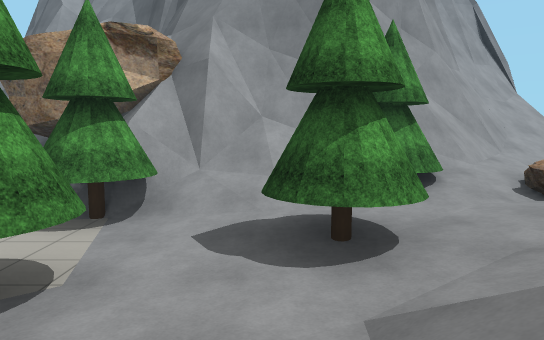
view 1 (above)

24 first-person views from a walk through a robot-simulator world made for Gazebo. The camera is 1.2 m above the floor, tilts 6° down and sees 70° across. Floor lines are 1 m apart. The floor is counted in squares, 2 m on a side. Each view is taken from the middle of a square. On the plan, view 1 faces up. The plan holds only what a view shows up to about 10 squares ahead; the rest is blank. The place goes on beyond the plan. Simple shapes stand in for some stock models. Some surface patterns are stand-ins.

view 2
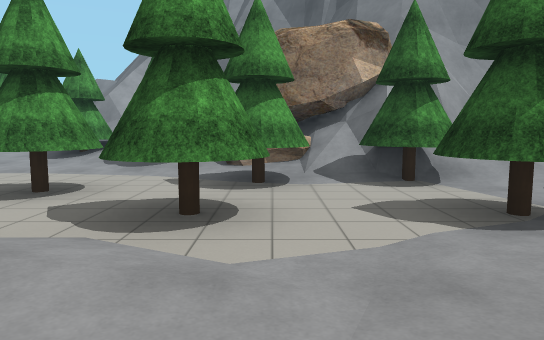

view 3
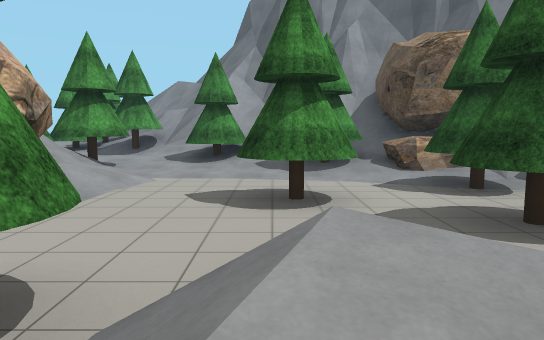

view 4
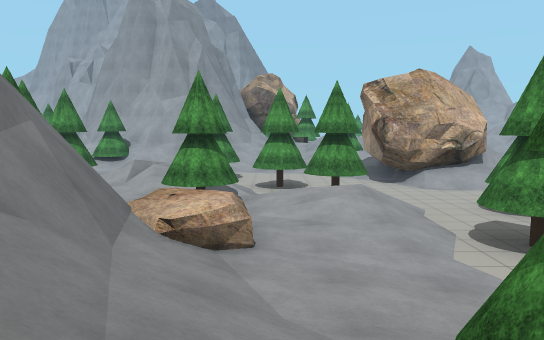

view 5
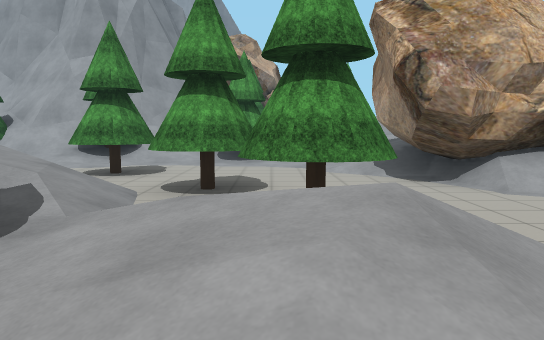

view 6
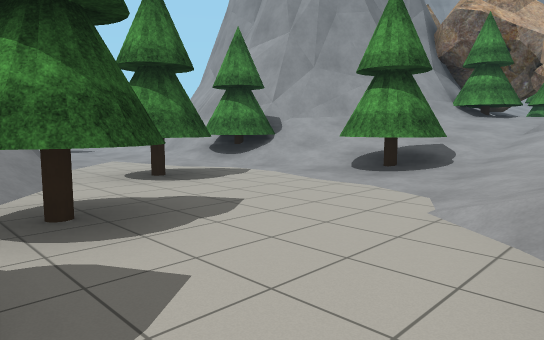

view 7
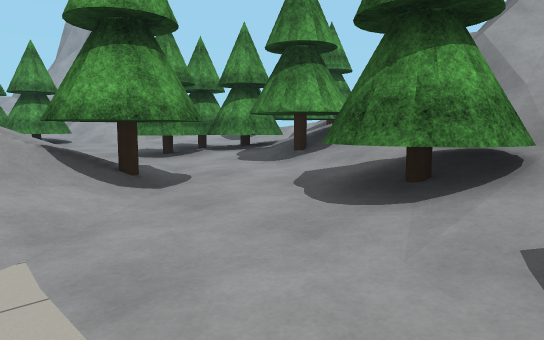

view 8
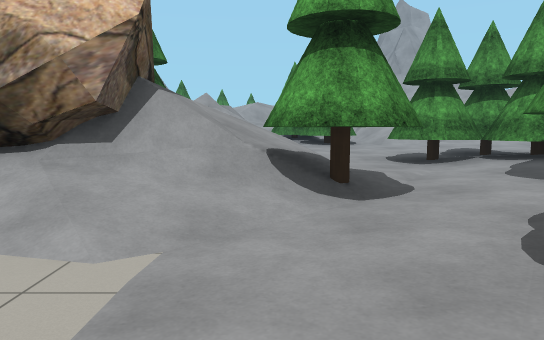

view 9
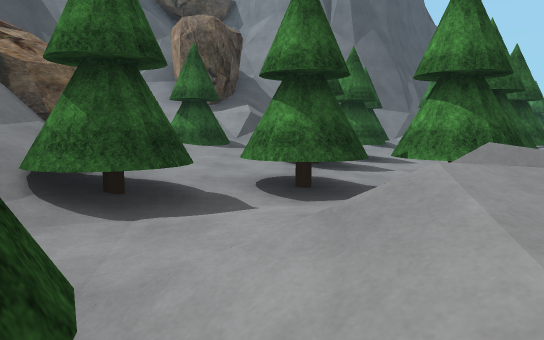

view 10
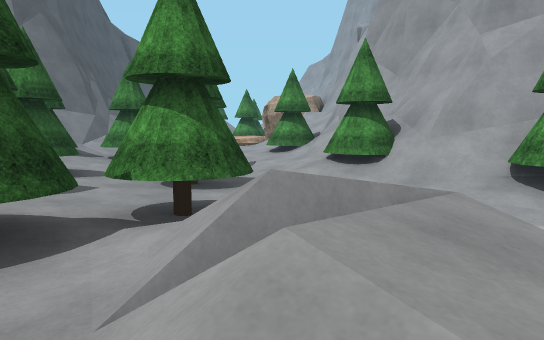

view 11
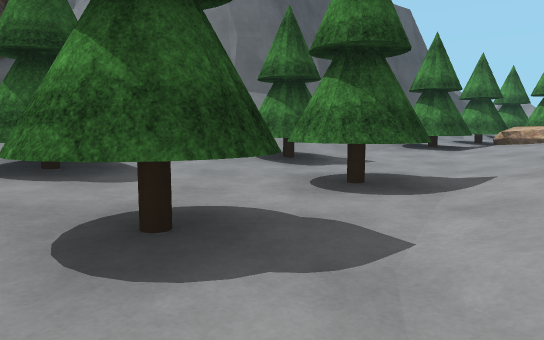

view 12
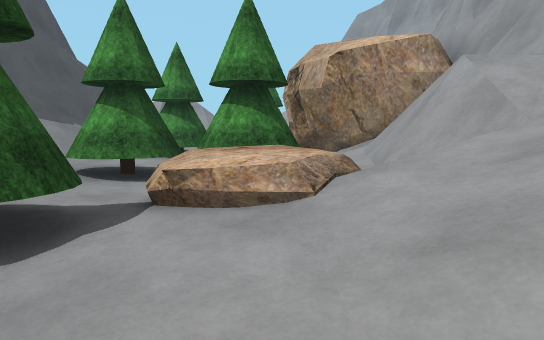

view 13
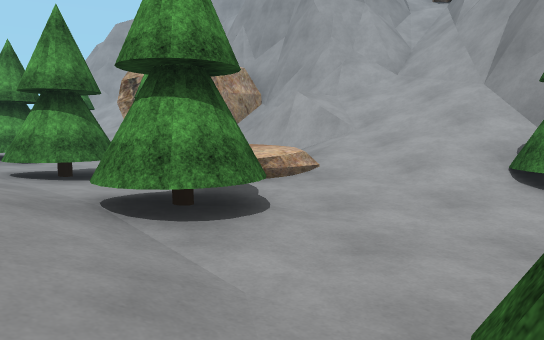

view 14
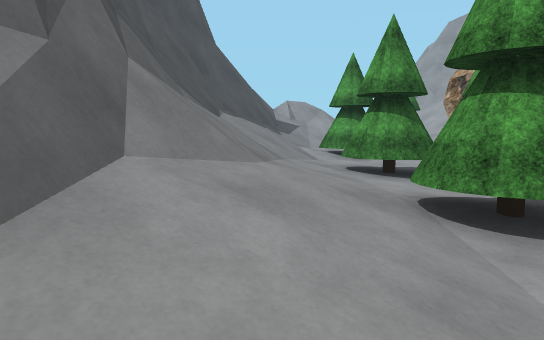

view 15
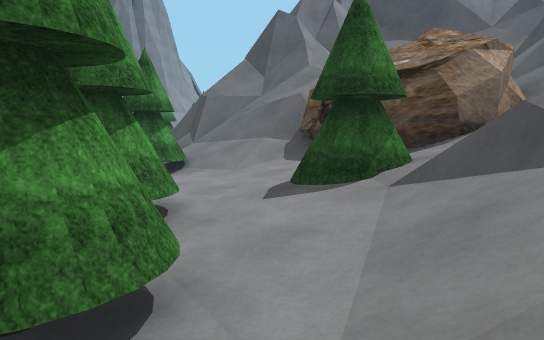

view 16
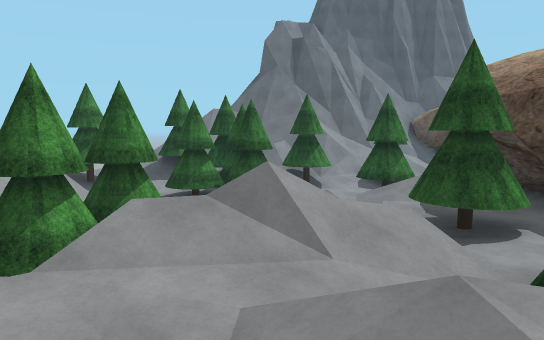

view 17
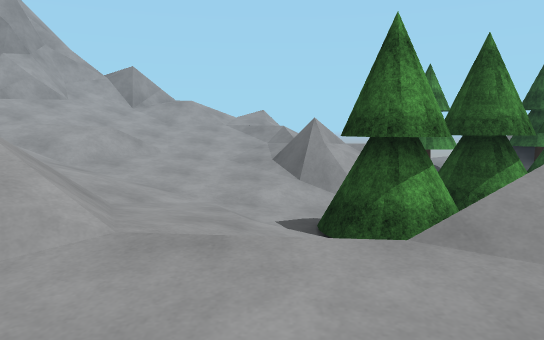

view 18
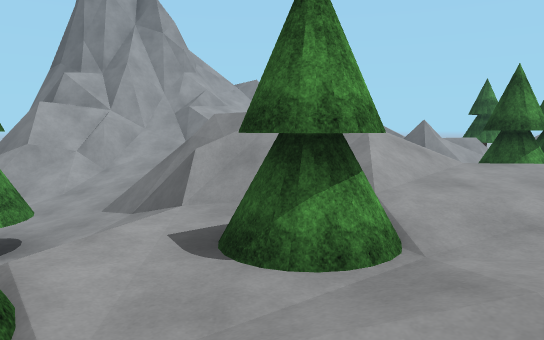

view 19
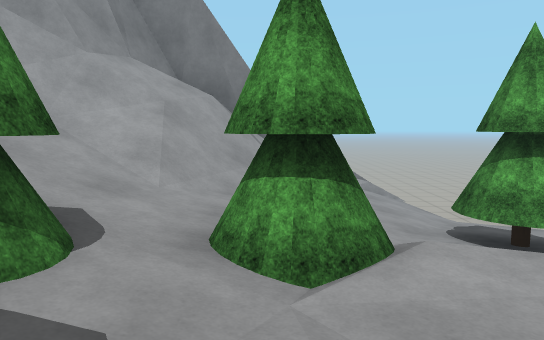

view 20
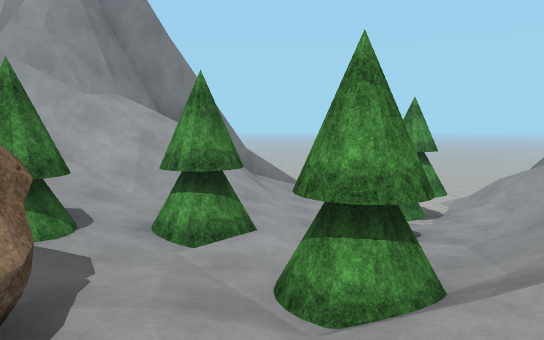

view 21
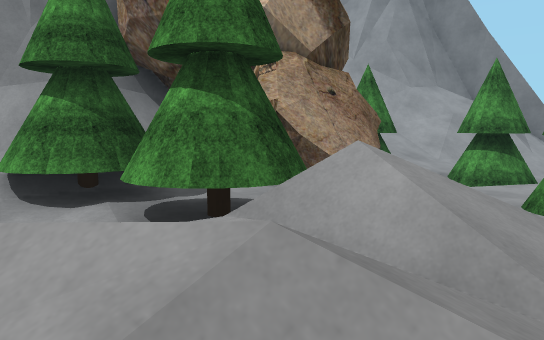

view 22
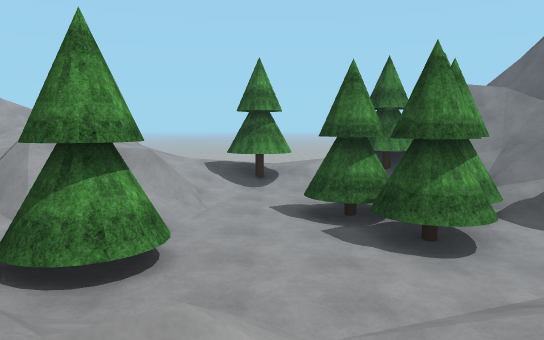

view 23
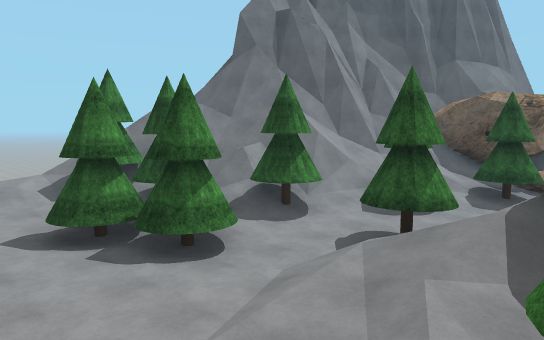

view 24
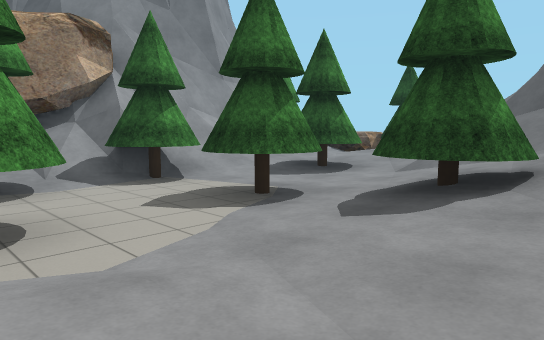

### Floor plan
Key: @ floor where view 1 was taken; # wall or solid block; . main floor; : floor 0.25 m higher than the main floor; + floor 0.5 m higher than the main floor; * floor 0.75 m higher than the main floor; % floor 1.25 m higher than the main floor; & floor 1.5 m higher than the main floor; / step, stairs or slope; = window, fence, low wall or low ledge; R rock; T pine tree; O other object.
Columns run from 30 left of view 1 to 5 right of it. Each row starts with its distance up from view 1.
 13             ///T/T#
 12             //TT/TT
 11           /. //++/TT
 10          ///=//+TTTTT/#
  9      // ///////:TTTTT#//
  8    ##// /////T+::T.:/TT///#       #/
  7   /////  ///TTT+://TT.T/T/R#     ///
  6 ..////=#  //T//////TT../TRR%##/#T//
  5 ...T///#  //=/////////.../T/T//TT/RR
  4 .....T/=  //////TTR#R/.TTTT.T//T:/TT
  3   ///T//T///////T/R#R..T.T..T.TT/  T
  2   //////T/////OO  RRR....TT.T..//
  1   #=//TT/&RT/ /////..TT///./.T/ #
  0    .///T/RRT&///T/...TT//:.//T@#
 -1      //TRR #T///T...TT/////////
 -2                //.T.///T RR##
 -3               ##T/TT///T ##
 -4                #T/.//=/:/#
 -5                .#/.. //TT#
 -6                #//..TTTT/#
 -7                #T/..TTT//#
 -8                 //TT:T+//R
 -9              ##//...:T///##R
-10             ./TT/T.:TT/TTR#R
-11            .////:./////=
-12            #////:TT////.
-13          R #=%/T://TT
-14         R# TRRTT/==
-15          #RTTT+*/##
-16          R +TT*
-17         OO T+*
-18         OO TT
-19             #

Positions as (right, up) in squares from view 1, and headings:
1: (0, 0), facing up
2: (-4, -1), facing up
3: (-7, -1), facing up
4: (0, -1), facing left
5: (-5, 0), facing left
6: (-9, 2), facing down-left
7: (-7, 5), facing up-left
8: (-7, 6), facing left
9: (-8, -2), facing down
10: (-8, -3), facing down-left
11: (-12, -6), facing down
12: (-15, -11), facing down-left
13: (-12, -13), facing left
14: (-12, -13), facing down-left
15: (-10, -12), facing up-right
16: (-19, 2), facing up-right
17: (-19, 3), facing up
18: (-22, 0), facing up
19: (-21, 1), facing left
20: (-19, 2), facing left
21: (-17, 3), facing down-left
22: (-15, 4), facing up
23: (-16, 4), facing up-right
24: (-5, -1), facing up-right
